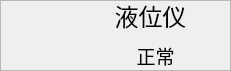
      <widget class="QFrame" name="frame_12">
       <property name="geometry">
        <rect>
         <x>20</x>
         <y>470</y>
         <width>231</width>
         <height>71</height>
        </rect>
       </property>
       <property name="frameShape">
        <enum>QFrame::StyledPanel</enum>
       </property>
       <property name="frameShadow">
        <enum>QFrame::Raised</enum>
       </property>
       <widget class="QLabel" name="label_yewei">
        <property name="geometry">
         <rect>
          <x>110</x>
          <y>0</y>
          <width>81</width>
          <height>31</height>
         </rect>
        </property>
        <property name="font">
         <font>
          <pointsize>18</pointsize>
         </font>
        </property>
        <property name="text">
         <string>液位仪</string>
        </property>
        <property name="alignment">
         <set>Qt::AlignCenter</set>
        </property>
       </widget>
       <widget class="QLabel" name="label_yewei_sta">
        <property name="geometry">
         <rect>
          <x>110</x>
          <y>40</y>
          <width>91</width>
          <height>30</height>
         </rect>
        </property>
        <property name="font">
         <font>
          <pointsize>14</pointsize>
         </font>
        </property>
        <property name="text">
         <string>正常</string>
        </property>
        <property name="alignment">
         <set>Qt::AlignCenter</set>
        </property>
       </widget>
       <widget class="QLabel" name="label_150">
        <property name="geometry">
         <rect>
          <x>20</x>
          <y>10</y>
          <width>71</width>
          <height>51</height>
         </rect>
        </property>
        <property name="styleSheet">
         <string notr="true">border-image: url(:/picture/yeweiyi.png);</string>
        </property>
        <property name="text">
         <string/>
        </property>
       </widget>
      </widget>
